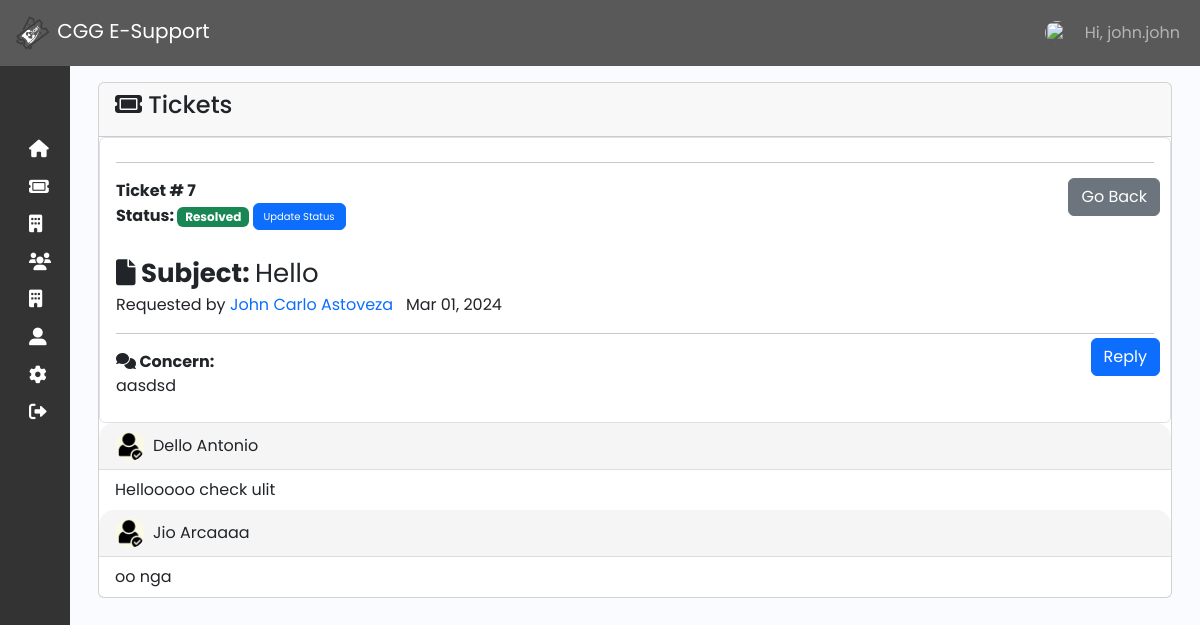
/admin/ticket_info.php?ticket_id=7 (signed in), run on the app's committed database.
### tables this page shows
CREATE TABLE `ticket` (
  `ticket_id` int(11) NOT NULL,
  `user_id` int(11) NOT NULL,
  `date` timestamp(6) NOT NULL DEFAULT current_timestamp(6),
  `subject` varchar(30) NOT NULL,
  `to_company` varchar(50) NOT NULL,
  `branch` varchar(50) NOT NULL,
  `department` varchar(30) NOT NULL,
  `requestor` varchar(50) NOT NULL,
  `concern` text NOT NULL,
  `status` varchar(50) NOT NULL DEFAULT 'Pending',
  `date_created` timestamp NOT NULL DEFAULT current_timestamp() ON UPDATE current_timestamp(),
  `to_dept` varchar(250) NOT NULL
);

CREATE TABLE `ticket_reply` (
  `id` int(11) NOT NULL,
  `ticket_id` int(11) NOT NULL,
  `user_id` int(11) NOT NULL,
  `reply` text NOT NULL,
  `Name` varchar(255) NOT NULL
);

### admin/ticket_info.php (the view, shortened to what this page needs)
<?php include('../function/myfunction.php');
include 'sidebar_navbar.php';
?>
<?php
if (isset($_GET['ticket_id'])) {
    $ticket_id = $_GET['ticket_id'];
    $query = "SELECT * FROM ticket WHERE ticket_id = '$ticket_id'";
    $ticket_result = mysqli_query($con, $query);
    if ($ticket_result && mysqli_num_rows($ticket_result) > 0) {
        $ticket_data = mysqli_fetch_assoc($ticket_result);
    } else {
        $error_message = "Error: Unable to retrieve order data.";
    }
} else {
    $error_message = "Error: Missing ticket_id parameter.";
}
$query = "SELECT * FROM ticket_reply WHERE ticket_id = '$ticket_id'";
$reply_result = mysqli_query($con, $query);
?>
<!DOCTYPE html>
<html lang="en">
<head>
    <link rel="stylesheet" href="https://cdn.jsdelivr.net/npm/bootstrap@5.3.0-alpha3/dist/css/bootstrap.min.css">
    <link rel="stylesheet" href="https://cdnjs.cloudflare.com/ajax/libs/twitter-bootstrap/5.3.0/css/bootstrap.min.css">
    <link rel="stylesheet" href="https://cdn.datatables.net/1.13.7/css/dataTables.bootstrap5.min.css">
    <link rel="stylesheet" href="https://cdnjs.cloudflare.com/ajax/libs/font-awesome/5.15.4/css/all.min.css">
    <link rel="stylesheet" href="https://cdnjs.cloudflare.com/ajax/libs/font-awesome/6.0.0-beta3/css/all.min.css">
    <link href="https://cdn.lineicons.com/4.0/lineicons.css" rel="stylesheet" />
    <link rel="stylesheet" href="css/sidebar.css">
</head>
<body>
    <div class="main p-3">
        <div class="container">
            <div class="row">
                <div class="col-md-12">
                    <div class="card">
                        <div class="card-header">
                            <h4><i class="fa-solid fa-ticket"></i> Tickets</h4>
                        </div>
                        <div class="row">
                            <div class="col-md-12">
                                <ul class="list-group fa-padding">
                                    <li class="list-group-item">
                                        <div class="media">
                                            <div class="media-body">
                                                <div>
                                                    <hr>
                                                    <div class="text-right">
                                                        <a href="ticket.php" class="btn btn-secondary mb-3" style="position: absolute; top: 40px; right: 10px;">Go Back</a>
                                                    </div>
                                                    <span class="number pull-right"><b>Ticket # <?php echo $ticket_data['ticket_id']; ?></b></span> <br>
                                                    <span class="number pull-right"><b>Status:
                                                            <?php
                                                            $status = $ticket_data['status'];
                                                            if ($status == 'Pending') {
                                                                echo '<span class="badge text-bg-warning">' . $status . '</span>';
                                                            } elseif ($status == 'Resolved') {
                                                                echo '<span class="badge text-bg-success">' . $status . '</span>';
                                                            } elseif ($status == 'Cancelled') {
                                                                echo '<span class="badge text-bg-danger">' . $status . '</span>';
                                                            } else {
                                                                echo '<span class="badge text-bg-primary">' . $status . '</span>';
                                                            }
                                                            ?>
                                                        </b></span>
                                                    <button type="button" class="btn btn-primary" data-bs-toggle="modal" data-bs-target="#exampleModal" style="padding: 5px 10px; font-size: 10px;">
                                                        Update Status
                                                    </button>
                                                    <br>
                                                    <br>
                                                    <span style="font-size:26px;padding-bottom:10px;"><b><i class="fas fa-file"></i> Subject: </b> <?php echo $ticket_data['subject']; ?></span>
                                                </div>
                                                <p class="info">Requested by <a href="#"><?php echo $ticket_data['requestor']; ?></a> &nbsp; <?php echo date('M d, Y', strtotime($ticket_data['date_created'])); ?>
                                                </p>
                                                <hr>
                                                <b><i class="fas fa-comments"></i> Concern:</b>
                                                <p><?php echo $ticket_data['concern']; ?></p>
                                                <button type="button" class="btn btn-primary" data-bs-toggle="modal" data-bs-target="#replyModal" style="position: absolute; top: 200px; right: 10px;">
                                                    Reply
                                                </button>
                                            </div>
                                        </div>
                                    </li>
                                </ul>
                                <?php
                                if ($reply_result->num_rows > 0) {
                                    echo "<table>";
                                    while ($row = $reply_result->fetch_assoc()) {
                                ?>
                                        <div class="dialog-header">
                                            <img src="img/usercheck.png" alt="Profile Icon" class="dialog-profile-icon">
                                            <p class="mb-0"><?php echo $row["Name"]; ?></p>
                                        </div>
                                        <div class="dialog-body">
                                            <p class="mb-0"><?php echo "" . $row["reply"]; ?></p>
                                        </div>
                            </div>
                    <?php
                                    }
                                }
                    ?>
                        </div>
                    </div>
                </div>
            </div>
        </div>
    </div>
</body>
</html>

### admin/css/sidebar.css (style rules this page uses)
a { text-decoration: none; }
li { list-style: none; }
body { font-family: 'Poppins', sans-serif; }
.main { min-height: 100vh; width: 100%; overflow: hidden; transition: all 0.35s ease-in-out; background-color: #fafbfe; }

### admin/ticket_info.php (style rules this page uses)
.dialog-header { padding: 0.5rem 1rem; background-color: #f5f5f5; border-radius: 15px 15px 0 0; border-bottom: 1px solid #ddd; display: flex; align-items: center; }
.dialog-header img { width: 30px; height: 30px; border-radius: 50%; object-fit: cover; margin-right: 0.5rem; }
.dialog-header p { margin-bottom: 0; }
.dialog-body { padding: 0.5rem 1rem; border-radius: 0 0 15px 15px; background-color: #fff; }

### data on the page
ticket: ticket_id "7", status "Resolved", subject "Hello", requestor "John Carlo Astoveza", date_created "Mar 01, 2024", concern "aasdsd"
ticket_reply: Name "Dello Antonio", reply "Hellooooo check ulit"
ticket_reply: Name "Jio Arcaaaa", reply "oo nga"

### other printed values
$username "john.john"
